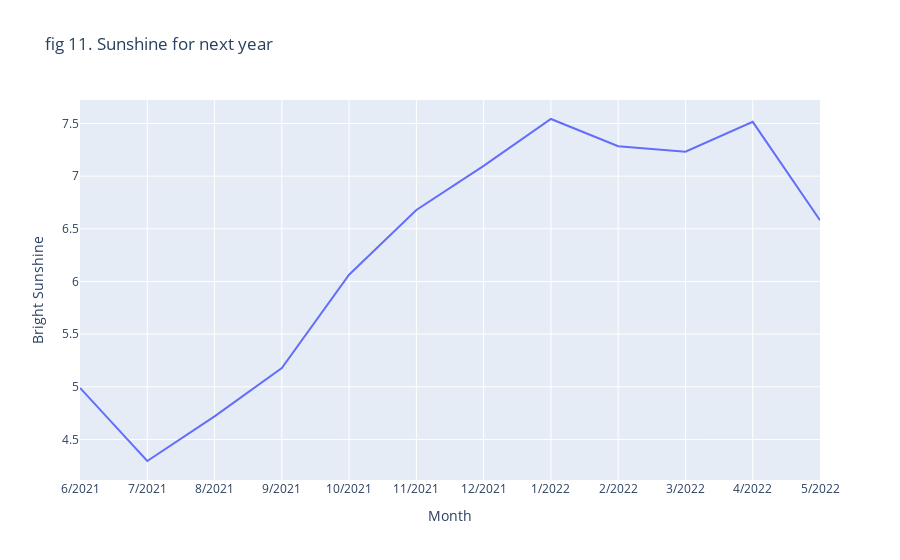

Notebook code for this chart:
### Code cell
fig = px.line(result_dataframe,x='Month', y='Bright Sunshine', title = 'fig 9. Sunshine for next year')
fig.show()

### Figure 1 — Plotly figure (JSON) as saved in the notebook; plotly's stock layout.template omitted (floating-point values rounded to 4 significant figures)
{"data": [{"hovertemplate": "Month=%{x}<br>Bright Sunshine=%{y}<extra></extra>", "legendgroup": "", "line": {"color": "#636efa", "dash": "solid"}, "mode": "lines", "name": "", "orientation": "v", "showlegend": false, "type": "scatter", "x": ["6/2021", "7/2021", "8/2021", "9/2021", "10/2021", "11/2021", "12/2021", "1/2022", "2/2022", "3/2022", "4/2022", "5/2022"], "xaxis": "x", "y": [4.99, 4.296, 4.719, 5.178, 6.065, 6.679, 7.098, 7.543, 7.284, 7.232, 7.515, 6.582], "yaxis": "y"}], "layout": {"legend": {"tracegroupgap": 0}, "title": {"text": "fig 11. Sunshine for next year"}, "xaxis": {"anchor": "y", "domain": [0, 1], "title": {"text": "Month"}}, "yaxis": {"anchor": "x", "domain": [0, 1], "title": {"text": "Bright Sunshine"}}}}
